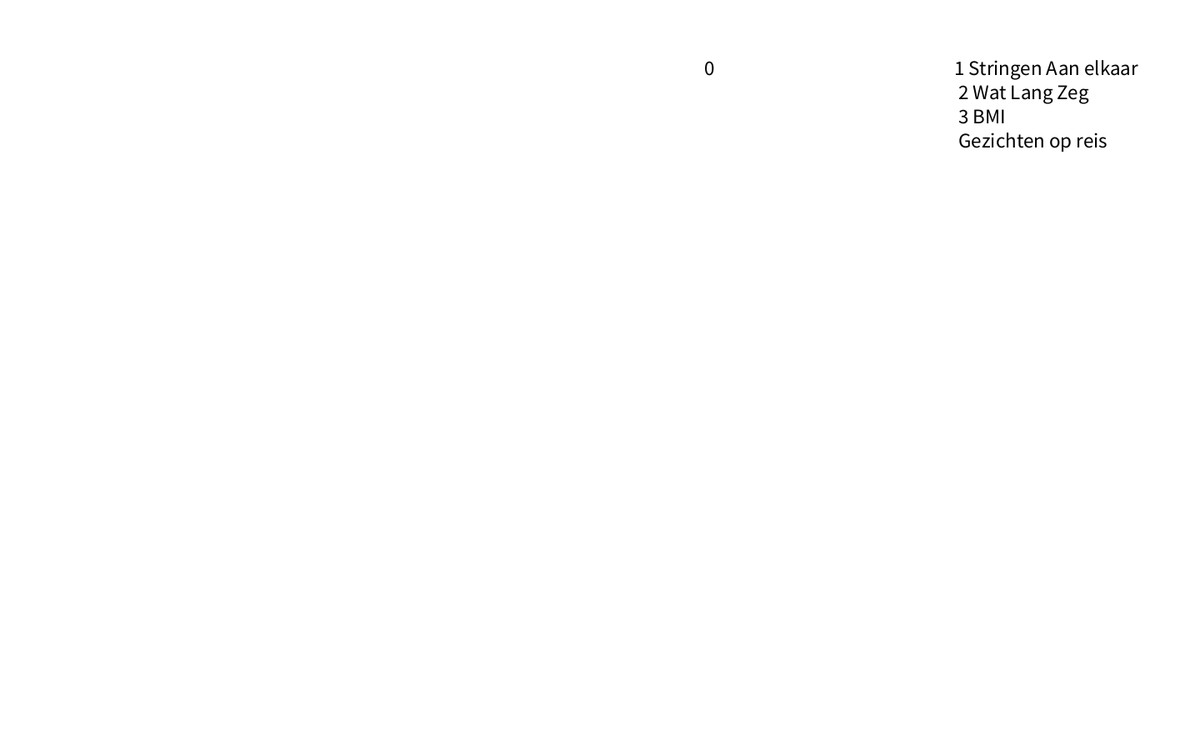
Frame 1 (no input)
Frame 60 (the mouse pressed at the canvas centre just before this capture): identical to frame 1, image omitted
Frame 120 (the mouse held since frame 60 and released just before this capture): identical to frame 1, image omitted

The Processing sketch that drew this single still picture (run headless with seeded random() and noise(); from frame 60 on, the mouse is pressed at the canvas centre):

// Processing sketch: sketch_261002a
// ── sketch_261002a.pde
int opdracht = 0;
String string1 = "string1";
String string2 = "string2";
String string3 = "string3";
String string4 = string1 + "" + string2  + "" + string3 + "" + "string4";

float gewicht = 10;
float lengte = 1;
float bmi = gewicht / (lengte*lengte);

float tempMouse = 0;

void setup(){
size(1440,900);
background(255,255,255);
}

void draw(){
  //noStroke();
background(255,255,255);

  textSize(45);

  switch(opdracht){
    case 1:
      opdrachtStringsAanElkaar();
      break;
    case 2:
      watLangZeg();
      break;
    case 3:
      BMI();
      break;
    case 4:
      //opdrachtDriehoeken();
      break;
  }




  if(key ==  '1'){
    opdracht = 1;
  }
  if(key ==  '2'){
    opdracht = 2;
  }
  if(key ==  '3'){
    opdracht = 3;
  }
  if(key ==  '4'){
    opdracht = 4;
  }


  textSize(25);
  fill(0,0,0);
  text("1 Stringen Aan elkaar\n 2 Wat Lang Zeg\n 3 BMI\n Gezichten op reis",width - 295,90);
  text(opdracht,width - 595,90);
}

void opdrachtStringsAanElkaar(){
  fill(mouseX, mouseY, 0);
  text(string4, mouseX - (45 * 7), mouseY);
  //tempMouse = mouseX/mouseY;
}

void watLangZeg(){
  int wat = 30;
  String strong = "??? me confus";
  textSize(50);
  text(wat + " " + strong,width/2 - 150,height/2);
}

void BMI(){
  fill(0);
  textSize(25);
  text("ARROW UP is +0.1", 30, 30);
  text("ARROW DOWN is -0.1" , 30, 60);
  text("ARROW LEFT is +0.01" , 30, 90);
  text("ARROW RIGHT is -0.01", 30, 120);
  gewicht = mouseX/4;
  if(lengte <= 0.5) lengte = 0.5;
  if(lengte >= 2.5) lengte = 2.5;
  bmi = gewicht / (lengte*lengte);
  textSize(40);
    text("bmi" + " " + bmi, mouseX -7, mouseY);
    text("lengte" + " " + lengte, mouseX - 7, mouseY + 50);
    text("gewicht" + " " + gewicht, mouseX -7, mouseY - 50);
}

void keyPressed(){
  if(keyCode ==  UP){
    lengte += 0.10;
  }
  if(keyCode ==  DOWN){
    lengte -= 0.10;
  }
  if(keyCode ==  RIGHT){
    lengte += 0.01;
  }
  if(keyCode ==  LEFT){
    lengte -= 0.01;
  }
}
